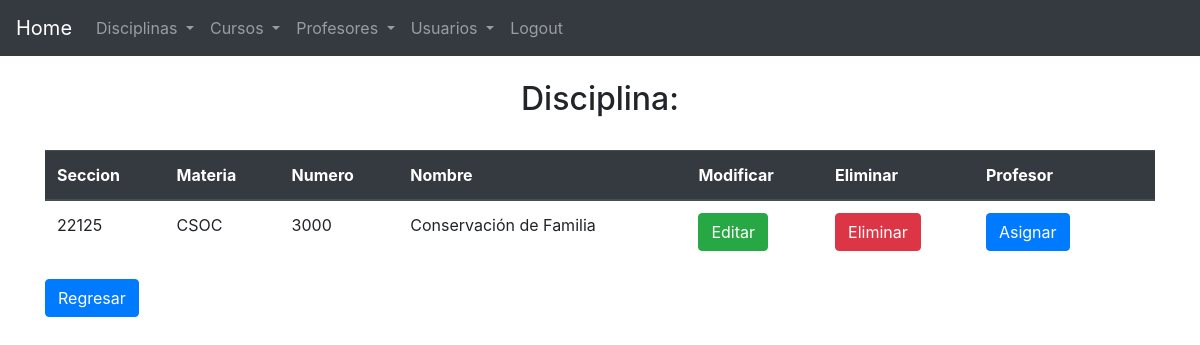
The page /CourseManager/view_cursos.php on the database its author committed.
### tables this page shows
CREATE TABLE `curso` (
  `curso_seccion` int(10) NOT NULL,
  `curso_materia` varchar(4) NOT NULL,
  `curso_numero` int(4) NOT NULL,
  `curso_name` varchar(55) NOT NULL,
  `curso_disciplina` varchar(55) NOT NULL,
  `prof_id` int(5) DEFAULT NULL
);

### CourseManager/view_cursos.php (the view, shortened to what this page needs)
<?php session_start();
include("include/connect.php");
$disc_nombre= $_GET['disc_nombre'];
$sql = "SELECT * FROM curso LEFT OUTER JOIN profesores ON curso.prof_id = profesores.prof_id WHERE curso_disciplina = '$disc_nombre'";
$resultado = $conn -> query($sql);
 ?>
<!DOCTYPE html>
<html lang="en">
<head>
  <link rel="stylesheet" href="css/bootstrap.min.css">
</head>
<body>
  <?php include 'include/header.php';?>
<nav>
	<?php include 'include/menu.php';?>
</nav>
<center> <h2>Disciplina: <?php echo $disc_nombre ;?> </h2> </center>
<main>
<div class="container">
<br>
<table class="table">
<thead class="thead-dark">
      <tr>
        <th>Seccion</th>
        <th>Materia</th>
        <th>Numero</th>
        <th>Nombre</th>
        <th>Modificar</th>
        <th>Eliminar</th>
        <th>Profesor</th>
        <th></th>
      </tr>
</thead>
      <?php
      while ($row=$resultado->fetch_assoc()){
        $curso_materia = $row['curso_materia'];
        $curso_numero = $row['curso_numero'];
        $curso_name = $row['curso_name'];
        $prof_id = $row['prof_id'];
        $prof_name = $row['prof_name'];
        $prof_lname = $row['prof_lname'];
         ?>
        <tr>
        <td height="22"><?php echo $row['curso_seccion'];?></td>
        <td><?php echo $curso_materia;?></td>
        <td><?php echo $curso_numero;?></td>
        <td><?php echo $curso_name;?></td>
        <td><a class="btn btn-success" href="edit_curso_form.php? curso_seccion=<?php echo $row['curso_seccion'];?>">Editar</td>
        <td><a class="btn btn-danger" href="delete_curso.php? curso_seccion=<?php echo $row['curso_seccion'];?>
        "onclick="return confirm('¿Seguro que deseas eliminar esta disciplina?')">Eliminar</a></td>
      <?php if($prof_id == NULL){ ?>
      <td><a class="btn btn-primary" href="asignar_profesor_form.php? curso_seccion=<?php echo $row['curso_seccion'];?>">Asignar</td>
          </tr>
          <?php } else { ?>
        <td><?php echo $prof_name, " $prof_lname";?></td>
        <?php } ?>
        <?php } ?>
    </table>
    <a href="index.php" class="btn btn-primary" role="button">Regresar</a>
  </div>
</main>
  <?php include 'include/footer.php';?>
</body>
</html>

### rows shown on the page
curso: curso_seccion "22125", curso_materia "CSOC", curso_numero "3000", curso_name "Conservación de Familia"
